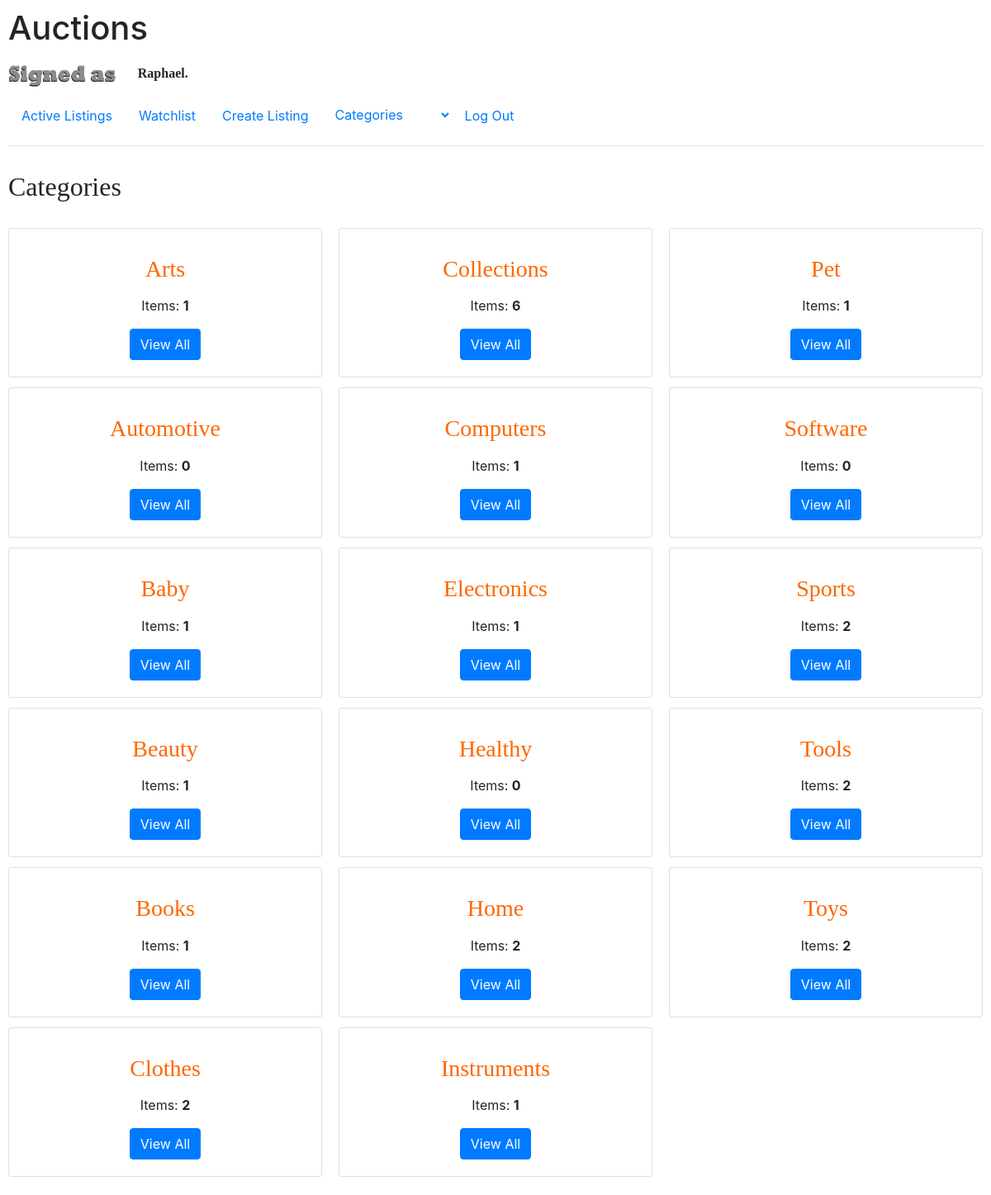
The page /categories (signed in) on the database its author committed.
### auctions/models.py (models this page shows)
class User(AbstractUser):
    watchlist = models.ManyToManyField("Auction", blank=True, related_name="user")

class Category(models.Model):
    category = models.CharField(max_length=64)
    quantity = models.IntegerField(default=0)
    def __str__(self):
        return self.category

### auctions/views.py (the view)
# urls.py: path("categories", views.categories, name="categories"),
@login_required
def categories(request):
    categories = Category.objects.order_by('category')
    if request.user.id:
        n_wl = User.objects.get(id=request.user.id).watchlist.count()
    else:
        n_wl = 0
    return render(request, "auctions/categories.html", {
        "categories": categories,
        "n_wl": n_wl
    })

### auctions/templates/auctions/categories.html (shortened to what this page needs)
{% extends "auctions/layout.html" %}
{% block body %}
    <h2 style="font-family: cursive; margin-top: 30px; margin-bottom: 30px;">Categories</h2>
    <div class="card-columns">
        {% for category in categories %}
            {% load static %}
            <div class="card">
                <div class="card-body">
                    <center>
                        <p class="card-title"><h3 value="category.id">{{ category }}</h3></p>
                        <p class="card-text">Items: <b>{{ category.quantity }}</b></p>
                        <a href="{{ category.id }}" class="btn btn-primary">View All</a>
                    </center>
                </div>
            </div>
        {% endfor %}
    </div>
{% endblock %}

### auctions/templates/auctions/layout.html (shortened to what this page needs)
{% load static %}
<!DOCTYPE html>
<html lang="en">
    <head>
        <link rel="stylesheet" href="https://stackpath.bootstrapcdn.com/bootstrap/4.4.1/css/bootstrap.min.css">
        <link href="{% static 'auctions/styles.css' %}" rel="stylesheet"/>
    </head>
    <body>
        <h1>Auctions</h1>
        <div style="margin-top: 15px; margin-bottom: 15px;">
            {% if user.is_authenticated %}
                {% load static %}
                <img style="margin-top: -2.0%;
                            margin-right: -4%;"
                     src="{% static 'auctions/signedasgray2.gif' %}"
                     alt="Signed as" width="200"><strong style="font-family:cursive;">
                        {{ user.username }}.</strong>
            {% else %}
                {% load static %}
            {% endif %}
        </div>
        <ul class="nav nav-pills">
            <li class="nav-item">
                <a class="nav-link {{ active_index }}" href="{% url 'index' %}">Active Listings</a>
            </li>
            {% if user.is_authenticated %}
            <li class="nav-item">
                {% if n_wl == 0 %}
                    <a class="nav-link {{ active_wl }}" href="{% url 'watchlist' %}">Watchlist</a>
                {% else %}
                    <a class="nav-link {{ active_wl }}" href="{% url 'watchlist' %}">Watchlist <nwl>{{ n_wl }}</nwl></a>
                {% endif %}
            </li>
                <li class="nav-item">
                    <a class="nav-link {{ active_create }}" href="{% url 'create' %}">Create Listing</a>
                </li>
                <li clas="nav-item">
                    <select onchange="window.location.href=this.value" class="form-control" id="cat1">
                        <option value="">Categories</option>
                    </select>
                </li>
                <li class="nav-item">
                    <a class="nav-link" href="{% url 'logout' %}">Log Out</a>
                </li>
            {% endif %}
        </ul>
        <hr>
        {% block body %}
        {% endblock %}
    </body>
</html>

### auctions/static/auctions/styles.css (style rules this page uses)
body { padding: 10px; }
#cat1 { color: #007bff; border: none; }

### auctions/templates/auctions/layout.html (style rules this page uses)
body { padding: 10px; background-color: transparent; }
#cat1 { color: #007bff; border: none; }

### auctions/templates/auctions/categories.html (style rules this page uses)
h3 { color: #ff6600; font-family: cursive; }

### rows shown on the page
User: username "Raphael"
Category: category "Arts", quantity "1"
Category: category "Automotive", quantity "0"
Category: category "Baby", quantity "1"
Category: category "Beauty", quantity "1"
Category: category "Books", quantity "1"
Category: category "Clothes", quantity "2"
Category: category "Collections", quantity "6"
Category: category "Computers", quantity "1"
Category: category "Electronics", quantity "1"
Category: category "Healthy", quantity "0"
Category: category "Home", quantity "2"
Category: category "Instruments", quantity "1"
Category: category "Pet", quantity "1"
Category: category "Software", quantity "0"
Category: category "Sports", quantity "2"
Category: category "Tools", quantity "2"
Category: category "Toys", quantity "2"
